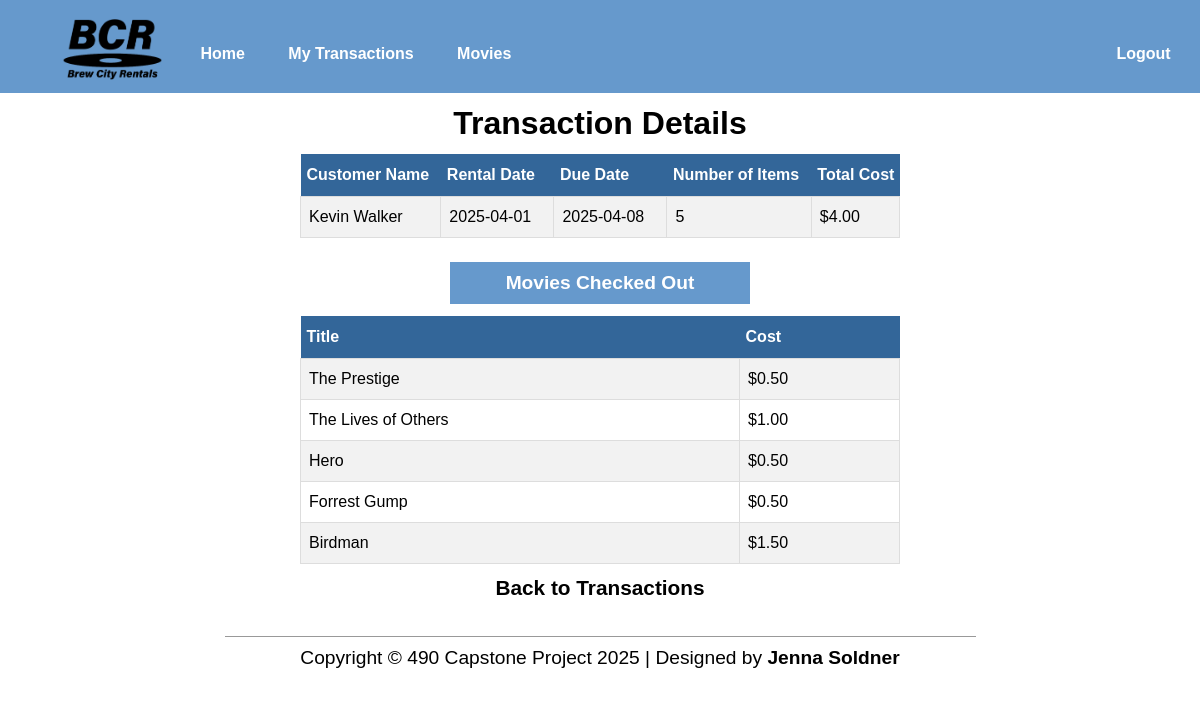
The app's page /htdocs/transactions/details.php?id=96 (signed in) with its own data.
### tables this page shows
CREATE TABLE `Transactions` (
  `TransID` int NOT NULL,
  `CustID` int NOT NULL,
  `EmpID` int NOT NULL,
  `RentalDate` date DEFAULT NULL,
  `DueDate` date DEFAULT NULL,
  `ReturnDate` date DEFAULT NULL,
  `Status` enum('Rented','Returned') NOT NULL DEFAULT 'Rented',
  `NumItems` int NOT NULL,
  `TotalCost` decimal(10,2) DEFAULT NULL,
  `PaymentMethod` enum('Cash','Card','Check','') DEFAULT NULL,
  `PaymentDetails` varchar(100) NOT NULL
);

CREATE TABLE `Movies` (
  `MovieID` int NOT NULL,
  `Title` varchar(200) NOT NULL,
  `Category` enum('Current Hit','Current Release','Popular','Regular') NOT NULL,
  `Cost` decimal(10,2) DEFAULT NULL,
  `Genre` varchar(100) NOT NULL,
  `ReleaseYear` year NOT NULL,
  `LengthMin` int NOT NULL,
  `Lang` varchar(100) NOT NULL,
  `LeadActors` varchar(200) NOT NULL,
  `Director` varchar(200) NOT NULL,
  `Status` enum('Available','Rented') NOT NULL,
  `ReturnDate` date DEFAULT NULL,
  `PurchaseDate` date DEFAULT NULL,
  `PurchaseCost` decimal(10,2) DEFAULT NULL
);

### htdocs/transactions/details.php (the view, shortened to what this page needs)
<?php
include ('../includes/header.php');
if (!isset($_SESSION['empid']) && !isset($_SESSION['email'])){
	echo("	<h2>You are not logged in.</h2>
			<form action='/BCR/htdocs/Home/login.php''>
				<input type='submit' name='submit' value='Login'/>
			</form>
			<form action='logincustomer.php'>
				<input type='submit' name='submit' value='Customer Login'/>
			</form>
			<p><br /><br /></p>");
	exit();
}
elseif(isset($_SESSION['email'])){
    require_once ('../../mysqli_connect.php');
    if (isset($_GET['id']) && is_numeric($_GET['id'])) {
        $transID = $_GET['id'];
    } else {
        echo "Invalid Transaction ID.";
        exit();
    }
    $query = "SELECT t.TransID, CONCAT(c.FirstName, ' ', c.LastName) AS CustomerName,
                     t.RentalDate, t.DueDate, t.NumItems, t.TotalCost
              FROM Transactions t
              JOIN Customers c ON t.CustID = c.CustID
              WHERE t.TransID = $transID";
    $result = @mysqli_query($dbc, $query);
    $transaction = @mysqli_fetch_array($result, MYSQLI_ASSOC);
    echo "<h1 class='pagetitle'>Transaction Details</h1>";
    if (mysqli_num_rows($result) > 0) {
        echo "<table id='allTables' class='moviesTable'><tr><th>Customer Name</th><th>Rental Date</th><th>Due Date</th><th>Number of Items</th><th>Total Cost</th></tr>";
        echo "<tr>
        <td>" . $transaction['CustomerName'] . "</td>
        <td>" . $transaction['RentalDate'] . "</td>
        <td>" . $transaction['DueDate'] . "</td>
        <td>" . $transaction['NumItems'] . "</td>
        <td>$" . $transaction['TotalCost'] . "</td>
        </tr>";
        echo "</table>";
    }
    $query2 = "SELECT m.Title, m.Cost
              FROM TransactionMovies tm
              JOIN Movies m ON tm.MovieID = m.MovieID
              WHERE tm.TransID = $transID";
    $result2 = @mysqli_query($dbc, $query2);
    if (mysqli_num_rows($result2) > 0) {
        echo "<h2 class='transTableHeader transTableHeader2'>Movies Checked Out</h2>";
        echo "<table id='allTables' class='moviesTable'><tr><th>Title</th><th>Cost</th></tr>";
        while ($movie = mysqli_fetch_array($result2, MYSQLI_ASSOC)) {
            echo "<tr><td>" . $movie['Title'] . "</td><td>$" . $movie['Cost'] . "</td></tr>";
        }
        echo "</table>";
    } else {
        echo "<p>No movies found for this transaction.</p>";
    }
    echo '<p id="searchUpdate"><a href=customers.php>Back to Transactions</a></p> ';
}
include ('../includes/footer.php');
?>

### htdocs/transactions/details.php (style rules this page uses)
.moviesTable { width:50% !important; }

### records on screen
transactions: RentalDate "2025-04-01", DueDate "2025-04-08", NumItems "5", TotalCost "4.00"
movies: Title "The Prestige", Cost "0.50"
movies: Title "The Lives of Others", Cost "1.00"
movies: Title "Hero", Cost "0.50"
movies: Title "Forrest Gump", Cost "0.50"
movies: Title "Birdman", Cost "1.50"

### other values on screen
$transaction['CustomerName'] "Kevin Walker"
